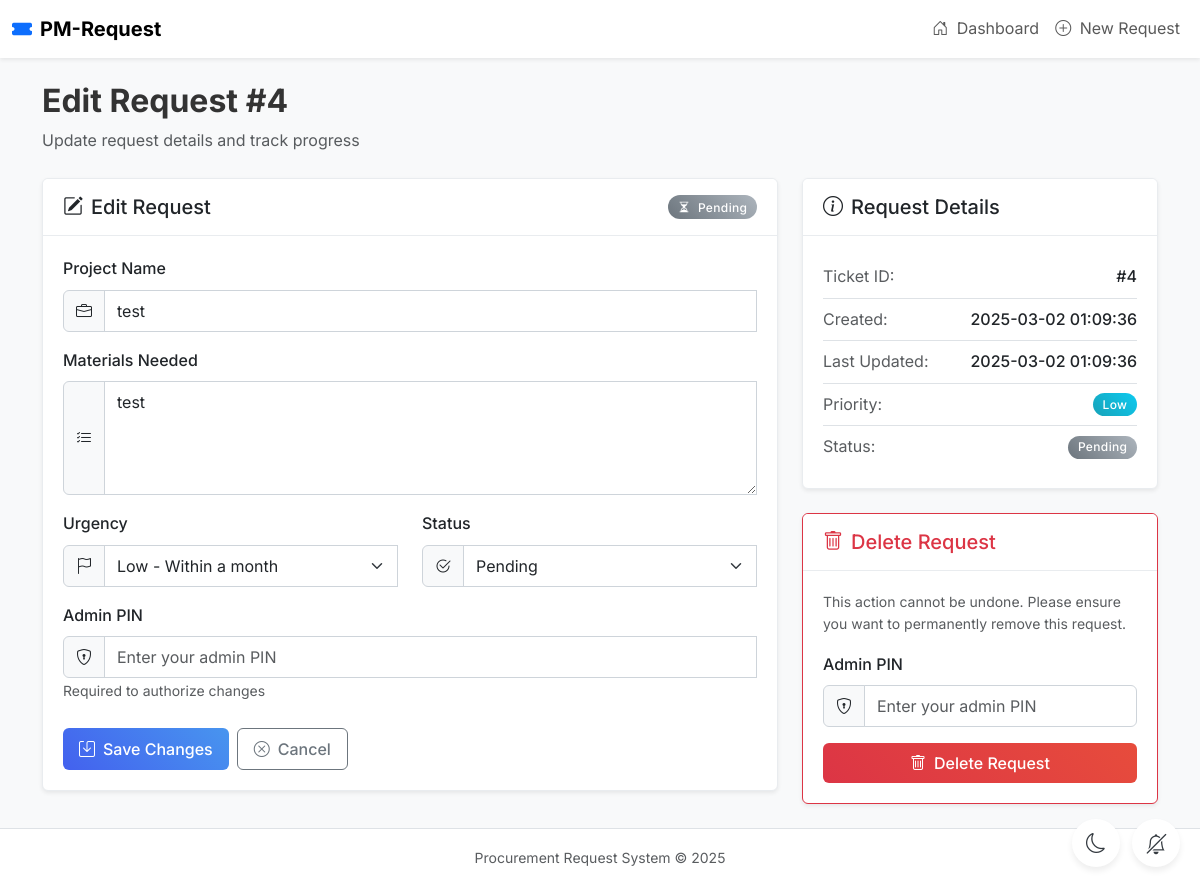
Page /edit/4 on the earlier database version.
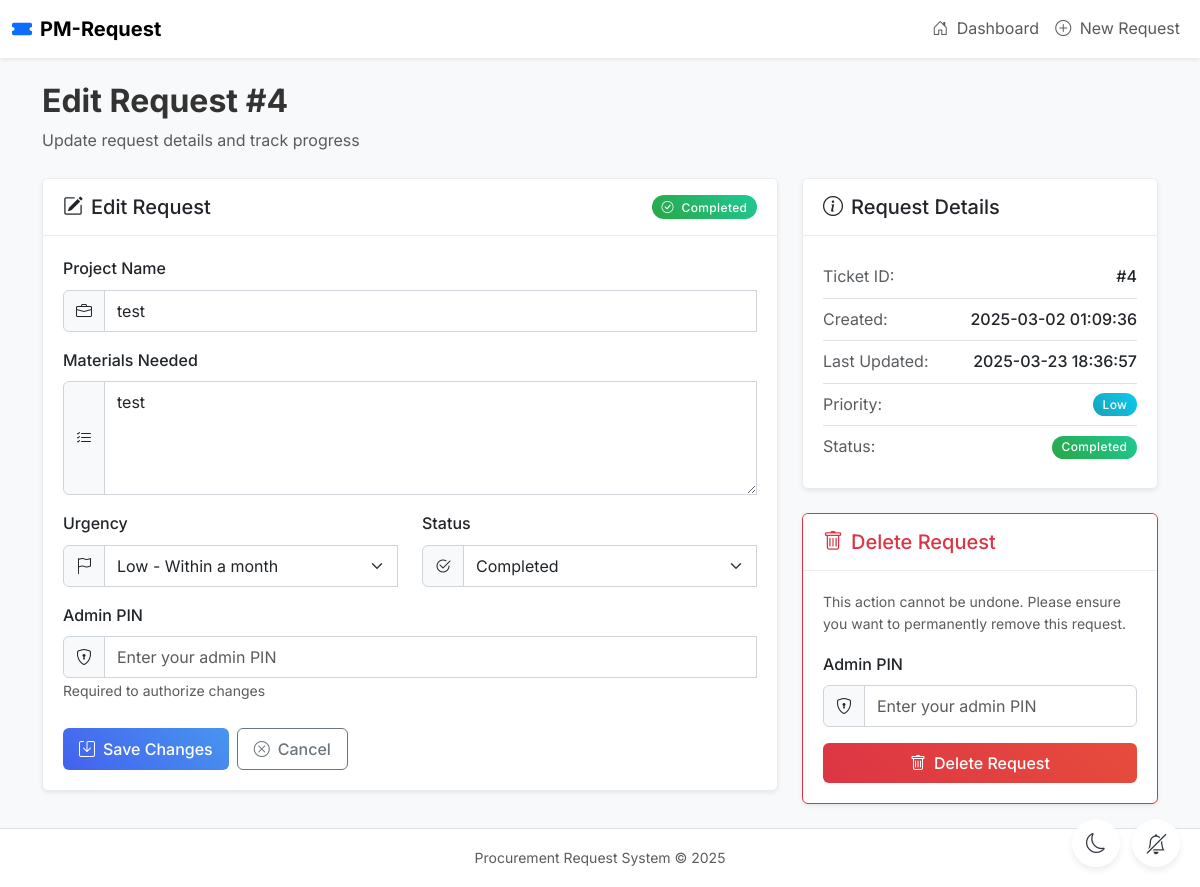
Same page on the later database version.
### tables this page shows
CREATE TABLE tickets (
            id INTEGER PRIMARY KEY AUTOINCREMENT,
            project_name TEXT NOT NULL,
            materials TEXT NOT NULL,
            urgency TEXT NOT NULL,
            status TEXT DEFAULT 'Pending',
            created_at TIMESTAMP DEFAULT CURRENT_TIMESTAMP,
            updated_at TIMESTAMP DEFAULT CURRENT_TIMESTAMP
        );

### app.py (the view, shortened to what this page needs)
@app.route('/edit/<int:ticket_id>', methods=['GET', 'POST'])
def edit_ticket(ticket_id):
    conn = get_db_connection()
    ticket = conn.execute('SELECT * FROM tickets WHERE id = ?', (ticket_id,)).fetchone()
    conn.close()
    return render_template('edit.html', ticket=ticket)

### app.py (called while the page is built)
def get_db_connection():
    conn = sqlite3.connect('tickets.db')
    conn.row_factory = sqlite3.Row
    return conn

### templates/edit.html (shortened to what this page needs)
{% extends "base.html" %}
{% block page_title %}Edit Request #{{ ticket.id }}{% endblock %}
{% block page_description %}Update request details and track progress{% endblock %}
{% block content %}
    <div class="row">
        <div class="col-md-8">
            <div class="card shadow-sm">
                <div class="card-header bg-white d-flex justify-content-between align-items-center">
                    <h5 class="card-title mb-0">
                        <i class="bi bi-pencil-square me-2"></i>Edit Request
                    </h5>
                    <span class="badge rounded-pill bg-{{ 'success' if ticket.status == 'Completed' else 'info' if ticket.status == 'In Progress' else 'secondary' }}">
                        <i class="bi bi-{{ 'check-circle' if ticket.status == 'Completed' else 'gear' if ticket.status == 'In Progress' else 'hourglass-split' }} me-1"></i>
                        {{ ticket.status }}
                    </span>
                </div>
                <div class="card-body">
                    <form method="POST" class="needs-validation" novalidate>
                        <div class="mb-3">
                            <label class="form-label fw-medium" for="project_name">Project Name</label>
                            <div class="input-group">
                                <span class="input-group-text"><i class="bi bi-briefcase"></i></span>
                                <input type="text" class="form-control" id="project_name" name="project_name" value="{{ ticket.project_name }}" required title="Enter the project name" aria-label="Project Name">
                            </div>
                        </div>
                        <div class="mb-3">
                            <label class="form-label fw-medium" for="materials">Materials Needed</label>
                            <div class="input-group">
                                <span class="input-group-text"><i class="bi bi-list-check"></i></span>
                                <textarea class="form-control" id="materials" name="materials" rows="4" required title="Enter the required materials" aria-label="Materials Needed">{{ ticket.materials }}</textarea>
                            </div>
                        </div>
                        <div class="row mb-3">
                            <div class="col-md-6">
                                <label class="form-label fw-medium" for="urgency">Urgency</label>
                                <div class="input-group">
                                    <span class="input-group-text"><i class="bi bi-flag"></i></span>
                                    <select class="form-select" id="urgency" name="urgency" required title="Select the urgency level" aria-label="Urgency Level">
                                        <option value="Low" {% if ticket.urgency == 'Low' %}selected{% endif %}>Low - Within a month</option>
                                    </select>
                                </div>
                            </div>
                            <div class="col-md-6">
                                <label class="form-label fw-medium" for="status">Status</label>
                                <div class="input-group">
                                    <span class="input-group-text"><i class="bi bi-check2-circle"></i></span>
                                    <select class="form-select" id="status" name="status" required title="Select the current status" aria-label="Request Status">
                                        <option value="Pending" {% if ticket.status == 'Pending' %}selected{% endif %}>Pending</option>
                                        <option value="Completed" {% if ticket.status == 'Completed' %}selected{% endif %}>Completed</option>
                                    </select>
                                </div>
                            </div>
                        </div>
                        <div class="mb-4">
                            <label class="form-label fw-medium" for="edit_pin">Admin PIN</label>
                            <div class="input-group">
                                <span class="input-group-text"><i class="bi bi-shield-lock"></i></span>
                                <input type="password" class="form-control" id="edit_pin" name="pin" required title="Enter your PIN to edit" aria-label="Edit PIN" placeholder="Enter your admin PIN">
                            </div>
                            <small class="text-muted mt-1">Required to authorize changes</small>
                        </div>
                        <div class="d-flex gap-2">
                            <button type="submit" class="btn btn-primary">
                                <i class="bi bi-save me-2"></i>Save Changes
                            </button>
                            <a href="{{ url_for('index') }}" class="btn btn-outline-secondary">
                                <i class="bi bi-x-circle me-2"></i>Cancel
                            </a>
                        </div>
                    </form>
                </div>
            </div>
        </div>
        <div class="col-md-4">
            <div class="card shadow-sm mb-4">
                <div class="card-header bg-white">
                    <h5 class="card-title mb-0">
                        <i class="bi bi-info-circle me-2"></i>Request Details
                    </h5>
                </div>
                <div class="card-body">
                    <ul class="list-group list-group-flush">
                        <li class="list-group-item d-flex justify-content-between align-items-center px-0">
                            <span class="text-muted">Ticket ID:</span>
                            <span class="fw-medium">#{{ ticket.id }}</span>
                        </li>
                        <li class="list-group-item d-flex justify-content-between align-items-center px-0">
                            <span class="text-muted">Created:</span>
                            <span class="fw-medium">{{ ticket.created_at }}</span>
                        </li>
                        <li class="list-group-item d-flex justify-content-between align-items-center px-0">
                            <span class="text-muted">Last Updated:</span>
                            <span class="fw-medium">{{ ticket.updated_at }}</span>
                        </li>
                        <li class="list-group-item d-flex justify-content-between align-items-center px-0">
                            <span class="text-muted">Priority:</span>
                            <span class="badge rounded-pill bg-{{ 'danger' if ticket.urgency == 'High' else 'warning' if ticket.urgency == 'Medium' else 'info' }}">
                                {{ ticket.urgency }}
                            </span>
                        </li>
                        <li class="list-group-item d-flex justify-content-between align-items-center px-0">
                            <span class="text-muted">Status:</span>
                            <span class="badge rounded-pill bg-{{ 'success' if ticket.status == 'Completed' else 'info' if ticket.status == 'In Progress' else 'secondary' }}">
                                {{ ticket.status }}
                            </span>
                        </li>
                    </ul>
                </div>
            </div>
            <div class="card shadow-sm border-danger">
                <div class="card-header bg-white text-danger">
                    <h5 class="card-title mb-0">
                        <i class="bi bi-trash me-2"></i>Delete Request
                    </h5>
                </div>
                <div class="card-body">
                    <p class="text-muted small mb-3">This action cannot be undone. Please ensure you want to permanently remove this request.</p>
                    <form method="POST" action="{{ url_for('delete_ticket', ticket_id=ticket.id) }}" onsubmit="return confirm('Are you sure you want to permanently delete this ticket?');">
                        <div class="mb-3">
                            <label class="form-label fw-medium" for="delete_pin">Admin PIN</label>
                            <div class="input-group">
                                <span class="input-group-text"><i class="bi bi-shield-lock"></i></span>
                                <input type="password" class="form-control" id="delete_pin" name="pin" required title="Enter your PIN to delete" aria-label="Delete PIN" placeholder="Enter your admin PIN">
                            </div>
                        </div>
                        <div class="d-grid">
                            <button type="submit" class="btn btn-danger">
                                <i class="bi bi-trash me-2"></i>Delete Request
                            </button>
                        </div>
                    </form>
                </div>
            </div>
        </div>
    </div>
{% endblock %}

### templates/base.html (shortened to what this page needs)
<!DOCTYPE html>
<html lang="en">
<head>
    <link href="https://cdn.jsdelivr.net/npm/bootstrap@5.3.2/dist/css/bootstrap.min.css" rel="stylesheet">
    <link rel="stylesheet" href="https://cdn.jsdelivr.net/npm/bootstrap-icons@1.11.3/font/bootstrap-icons.min.css">
    <link href="/static/css/styles.css" rel="stylesheet">
</head>
<body class="bg-light">
    <div class="app-container">
        <nav class="navbar navbar-expand-lg navbar-light bg-white shadow-sm sticky-top">
            <div class="container-fluid">
                <a class="navbar-brand d-flex align-items-center" href="/">
                    <i class="bi bi-ticket-fill me-2 text-primary"></i>
                    <span class="fw-bold">PM-Request</span>
                </a>
                <div class="collapse navbar-collapse" id="navbarNav">
                    <ul class="navbar-nav ms-auto">
                        <li class="nav-item">
                            <a class="nav-link" href="/"><i class="bi bi-house-door me-1"></i> Dashboard</a>
                        </li>
                        <li class="nav-item">
                            <a class="nav-link" href="#newTicketForm"><i class="bi bi-plus-circle me-1"></i> New Request</a>
                        </li>
                    </ul>
                </div>
            </div>
        </nav>
        <div class="content-wrapper">
            <div class="container py-4">
                <header class="mb-4">
                    <h1 class="h2 fw-bold">{% block page_title %}Procurement Request System{% endblock %}</h1>
                    <p class="text-muted">{% block page_description %}Manage your procurement requests and track their status{% endblock %}</p>
                </header>
                {% block content %}{% endblock %}
            </div>
        </div>
        <footer class="footer mt-auto py-3 bg-white border-top">
            <div class="container text-center text-muted">
                <small>Procurement Request System &copy; 2025</small>
            </div>
        </footer>
    </div>
    <button id="notificationBtn" class="floating-btn notification-btn" title="Notification settings">
    </button>
    <button id="themeToggleBtn" class="floating-btn theme-btn" title="Toggle dark/light mode">
    </button>
</body>
</html>

### static/css/styles.css (style rules this page uses)
:root { --primary: #4361ee; --primary-light: #4895ef; --primary-dark: #3a0ca3; --primary-light-bg: rgba(67, 97, 238, 0.1); --success-light: rgba(40, 167, 69, 0.1); --warning-light: rgba(255, 193, 7, 0.1); --danger-light: rgba(220, 53, 69, 0.1); --info-light: rgba(23, 162, 184, 0.1); --success: #28a745; --warning: #ffc107; --danger: #dc3545; --info: #17a2b8; --secondary: #6c757d; --light: #f8f9fa; --dark: #343a40; --border-color: #e9ecef; --font-family: 'Inter', -apple-system, BlinkMacSystemFont, 'Segoe UI', Roboto, Oxygen, Ubuntu, Cantarell, 'Open Sans', 'Helvetica Neue', sans-serif; --spacer: 1rem; --transition-speed: 0.2s; --transition-function: ease-out; --shadow-sm: 0 2px 4px rgba(0, 0, 0, 0.05); --shadow-md: 0 4px 6px rgba(0, 0, 0, 0.07); --shadow-lg: 0 10px 15px rgba(0, 0, 0, 0.1); --border-radius-sm: 0.25rem; --border-radius: 0.375rem; --border-radius-lg: 0.5rem; --border-radius-xl: 1rem; }
body { font-family: var(--font-family); transition: background-color var(--transition-speed); background-color: #f8f9fa; min-height: 100vh; color: #333; line-height: 1.6; }
.app-container { display: flex; flex-direction: column; min-height: 100vh; }
.content-wrapper { flex: 1; }
.footer { margin-top: auto; }
.navbar { box-shadow: var(--shadow-sm); }
.navbar-brand { font-weight: 600; }
.card { border-radius: var(--border-radius); border: 1px solid var(--border-color); box-shadow: var(--shadow-sm); transition: box-shadow var(--transition-speed) var(--transition-function); overflow: hidden; }
.card-header { border-bottom: 1px solid var(--border-color); padding: 1rem 1.25rem; }
.card-body { padding: 1.25rem; }
.badge { font-weight: 500; letter-spacing: 0.03em; padding: 0.45em 0.8em; border-radius: 30px; }
.badge.rounded-pill { padding-right: 0.8em; padding-left: 0.8em; }
.badge.bg-success { background: linear-gradient(45deg, #28a745, #20c997) !important; }
.badge.bg-info { background: linear-gradient(45deg, #17a2b8, #0dcaf0) !important; }
.form-control, .form-select { border-radius: var(--border-radius); padding: 0.5rem 0.75rem; border-color: #ced4da; transition: border-color var(--transition-speed), box-shadow var(--transition-speed); }
.input-group-text { background-color: #f8f9fa; border-color: #ced4da; }
.btn { border-radius: var(--border-radius); padding: 0.5rem 1rem; font-weight: 500; transition: all 0.2s; }
.btn-primary { background: linear-gradient(45deg, var(--primary), var(--primary-light)); border: none; }
.btn-danger { background: linear-gradient(45deg, var(--danger), #e74c3c); border: none; }
.floating-btn { width: 48px; height: 48px; border-radius: 50%; display: flex; align-items: center; justify-content: center; position: fixed; bottom: 20px; box-shadow: var(--shadow-md); border: none; cursor: pointer; z-index: 1000; background-color: white; color: var(--dark); font-size: 1.25rem; transition: all 0.2s; }
.notification-btn { right: 20px; }
.theme-btn { right: 80px; }
.fade-in { animation: fadeIn 0.3s ease-in; }

Differences in the rows shown:
changed tickets "Low": status "Pending" → "Completed"; updated_at "2025-03-02 01:09:36" → "2025-03-23 18:36:57"
